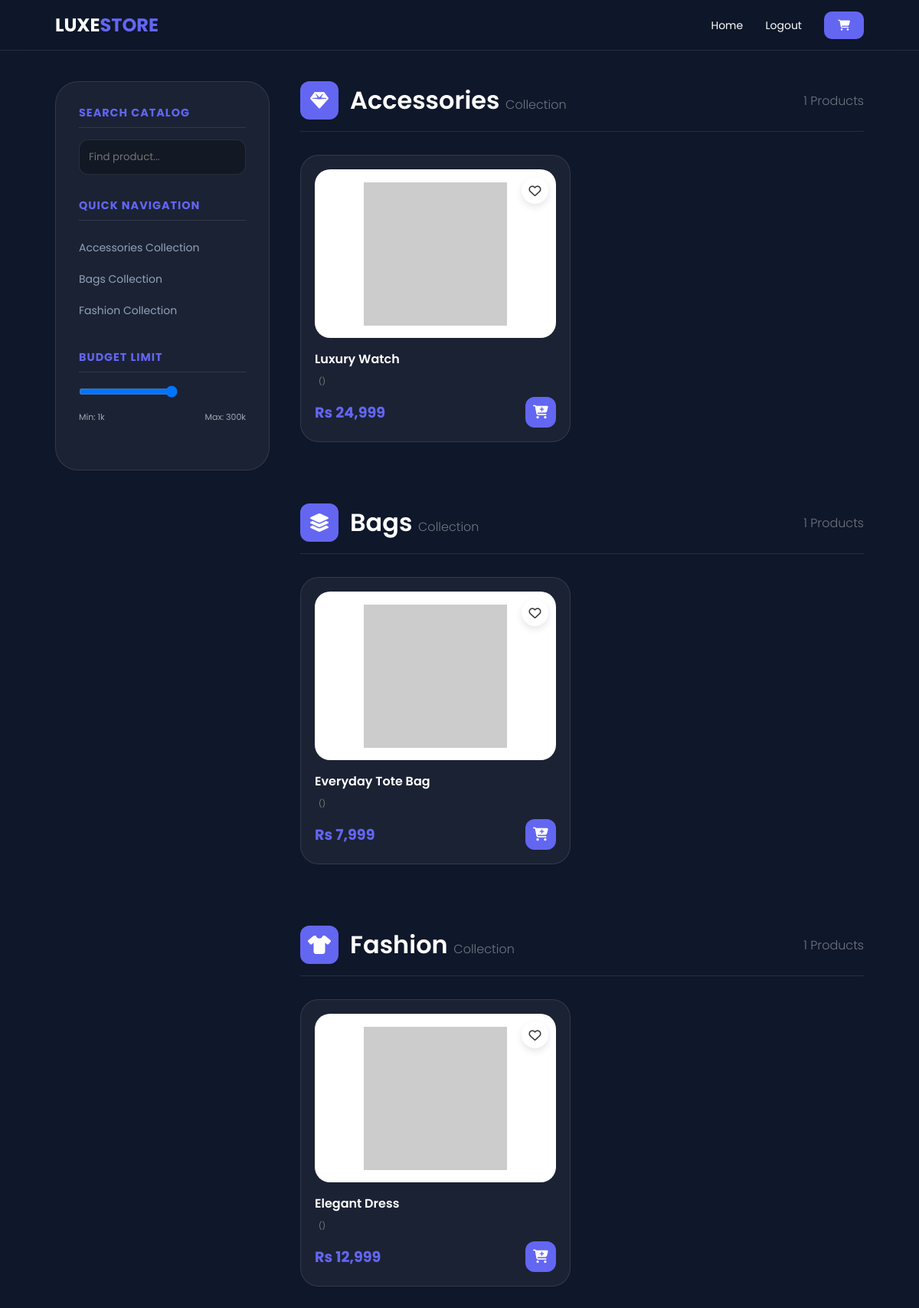
/all-products.php (signed in), run on the app's committed database.
### tables this page shows
CREATE TABLE IF NOT EXISTS shop_products (
  spid INT(11) NOT NULL AUTO_INCREMENT,
  name VARCHAR(255) NOT NULL,
  category VARCHAR(100) NOT NULL,
  price DECIMAL(10,2) NOT NULL DEFAULT 0.00,
  stock INT(11) NOT NULL DEFAULT 0,
  discount DECIMAL(5,2) NOT NULL DEFAULT 0.00,
  description TEXT DEFAULT NULL,
  image VARCHAR(255) NOT NULL,
  rating DECIMAL(2,1) DEFAULT NULL,
  created_at TIMESTAMP NOT NULL DEFAULT CURRENT_TIMESTAMP,
  PRIMARY KEY (spid)
);

### all-products.php (the view, shortened to what this page needs)
<?php
include "db.php";
$res = $conn->query("SELECT * FROM shop_products ORDER BY category ASC");
$grouped_products = [];
while ($row = $res->fetch_assoc()) {
    $grouped_products[$row['category']][] = $row;
}
$icons = [
    "Shoes" => "fa-solid fa-shoe-prints",
    "Fashion" => "fa-solid fa-shirt",
    "Sunglasses" => "fa-solid fa-glasses",
    "Accessories" => "fa-solid fa-gem",
    "" => "fa-solid fa-laptop"
];
?>
<!DOCTYPE html>
<html lang="en">
<head>
    <link href="https://unpkg.com/aos@2.3.1/dist/aos.css" rel="stylesheet">
    <link rel="stylesheet" href="https://cdnjs.cloudflare.com/ajax/libs/font-awesome/6.4.2/css/all.min.css">
</head>
<body>
<nav class="navbar">
    <a href="shop.php" class="logo">LUXE<span>STORE</span></a>
    <div class="nav-links">
        <a href="shop.php">Home</a>
        <a href="logout.php">Logout</a>
        <a href="#" style="background: var(--primary); padding: 8px 18px; border-radius: 10px;"><i class="fa fa-shopping-cart"></i></a>
    </div>
</nav>
<div class="shop-container">
    <aside class="sidebar" data-aos="fade-right">
        <div class="filter-group">
            <h3>Search Catalog</h3>
            <div class="search-box">
                <input type="text" id="searchInput" placeholder="Find product..." onkeyup="applyFilters()">
            </div>
        </div>
        <div class="filter-group">
            <h3>Quick Navigation</h3>
            <ul class="cat-list">
                <?php foreach(array_keys($grouped_products) as $cat): ?>
                <li><a href="#section-<?= $cat ?>"><?= $cat ?> Collection</a></li>
                <?php endforeach; ?>
            </ul>
        </div>
        <div class="filter-group">
            <h3>Budget Limit</h3>
            <input type="range" min="1000" max="300000" value="300000" class="price-slider" id="priceSlider" oninput="applyFilters()">
            <div style="display:flex; justify-content: space-between; font-size: 11px; margin-top: 10px; opacity: 0.6;">
                <span>Min: 1k</span>
                <span id="priceLabel">Max: 300k</span>
            </div>
        </div>
    </aside>
    <main>
        <?php foreach ($grouped_products as $category => $products): ?>
            <section class="category-section" id="section-<?= $category ?>" data-aos="fade-up">
                <div class="category-title">
                    <i class="<?= $icons[$category] ?? 'fa-solid fa-layer-group' ?>"></i>
                    <h2><?= $category ?> <span>Collection</span></h2>
                    <span><?= count($products) ?> Products</span>
                </div>
                <div class="grid">
                    <?php foreach ($products as $row): ?>
                        <div class="card catalog-item"
                             data-price="<?= $row['price'] ?>"
                             data-name="<?= strtolower($row['name']) ?>">
                            <div class="img-box">
                <a href="wishlist_logic.php?add_wish=<?= $row['spid'] ?>&type=catalog" class="wishlist-btn-float">
                    <i class="fa-regular fa-heart"></i>
                </a>
                                <img src="<?= $row['image'] ?>" alt="<?= $row['name'] ?>">
                            </div>
                            <div class="info">
                                <h3><?= $row['name'] ?></h3>
                                <div class="stars">
                                    <span style="color:grey; font-size:10px; margin-left: 5px;">(<?= $row['rating'] ?>)</span>
                                </div>
                                <div class="price-row">
                                    <span class="price">Rs <?= number_format($row['price']) ?></span>
                                    <form method="post" action="add_to_cart.php">
    <button type="submit" class="add-btn">
        <i class="fa-solid fa-cart-plus"></i>
    </button>
</form>
                                </div>
                            </div>
                        </div>
                    <?php endforeach; ?>
                </div>
            </section>
        <?php endforeach; ?>
    </main>
</div>
</body>
</html>

### all-products.php (style rules this page uses)
:root { --primary: #6366f1; --dark: #0f172a; --glass: rgba(255, 255, 255, 0.05); --glass-border: rgba(255, 255, 255, 0.1); }
* { margin: 0; padding: 0; box-sizing: border-box; font-family: 'Poppins', sans-serif; scroll-behavior: smooth; }
body { background: var(--dark); color: white; overflow-x: hidden; }
.navbar { position: sticky; top: 0; z-index: 1000; background: rgba(15, 23, 42, 0.9); backdrop-filter: blur(15px); padding: 15px 6%; display: flex; justify-content: space-between; align-items: center; border-bottom: 1px solid var(--glass-border); }
.logo { font-size: 24px; font-weight: 700; color: white; text-decoration: none; }
.logo span { color: var(--primary); }
.nav-links a { color: white; text-decoration: none; margin-left: 25px; font-size: 14px; }
.shop-container { display: grid; grid-template-columns: 280px 1fr; gap: 40px; padding: 40px 6%; }
.sidebar { background: var(--glass); border: 1px solid var(--glass-border); border-radius: 30px; padding: 30px; height: fit-content; position: sticky; top: 100px; }
.filter-group { margin-bottom: 30px; }
.filter-group h3 { font-size: 0.9rem; margin-bottom: 15px; border-bottom: 1px solid var(--glass-border); padding-bottom: 8px; color: var(--primary); text-transform: uppercase; letter-spacing: 1px; }
.search-box input { width: 100%; padding: 12px; border-radius: 12px; background: rgba(0,0,0,0.3); border: 1px solid var(--glass-border); color: white; outline: none; }
.cat-list { list-style: none; }
.cat-list li a { padding: 10px 0; color: #94a3b8; text-decoration: none; display: block; transition: 0.3s; font-size: 14px; }
.category-section { margin-bottom: 80px; }
.category-title { display: flex; align-items: center; gap: 15px; margin-bottom: 30px; padding-bottom: 15px; border-bottom: 1px solid var(--glass-border); }
.category-title i { background: var(--primary); color: white; width: 50px; height: 50px; border-radius: 12px; display: flex; align-items: center; justify-content: center; font-size: 1.5rem; }
.category-title h2 { font-size: 2rem; font-weight: 600; text-transform: capitalize; }
.category-title span { font-size: 1rem; opacity: 0.4; font-weight: 300; margin-left: auto; }
.wishlist-btn-float { position: absolute; top: 10px; right: 10px; width: 35px; height: 35px; background: white; color: #333; border-radius: 50%; display: flex; align-items: center; justify-content: center; text-decoration: none; z-index: 10; transition: 0.3s; box-shadow: 0 4px 10px rgba(0,0,0,0.1); }
.img-box { position: relative; background: white; border-radius: 20px; height: 220px; display: flex; align-items: center; justify-content: center; overflow: hidden; }
.grid { display: grid; grid-template-columns: repeat(auto-fill, minmax(250px, 1fr)); gap: 30px; }
.card { background: var(--glass); border-radius: 24px; border: 1px solid var(--glass-border); padding: 18px; transition: 0.4s; height: 100%; display: flex; flex-direction: column; }
.img-box { background: white; border-radius: 20px; height: 220px; display: flex; align-items: center; justify-content: center; position: relative; overflow: hidden; margin-bottom: 15px; }
.img-box img { max-width: 85%; max-height: 85%; object-fit: contain; transition: 0.5s; }
.info { flex-grow: 1; }
.info h3 { font-size: 1rem; font-weight: 600; margin-bottom: 8px; color: #fff; }
.stars { color: #fbbf24; font-size: 11px; margin-bottom: 12px; }
.price-row { display: flex; justify-content: space-between; align-items: center; margin-top: auto; }
.price { font-size: 1.2rem; font-weight: 700; color: var(--primary); }
.add-btn { background: var(--primary); color: white; border: none; width: 40px; height: 40px; border-radius: 12px; cursor: pointer; transition: 0.3s; font-size: 1.1rem; }

### data on the page
shop_products: name "Luxury Watch", price "24,999"
shop_products: name "Everyday Tote Bag", price "7,999"
shop_products: name "Elegant Dress", price "12,999"

### other printed values
$cat "Accessories"
$cat "Bags"
$cat "Fashion"
$category "Accessories"
count($products) "1"
$category "Bags"
$category "Fashion"
